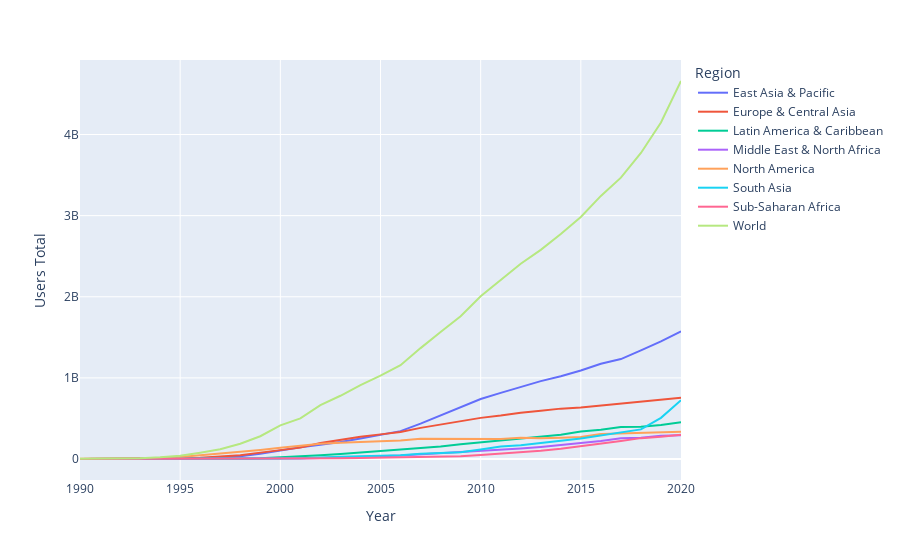

Notebook cell for this chart:
### Markdown cell above
## Total number of people using the internet by region

### Code cell
fig = px.line(df_regions,
              x="Year",
              y="Users Total",
              color='Region',
#              text=df_users['Year']
            )
fig.show()
